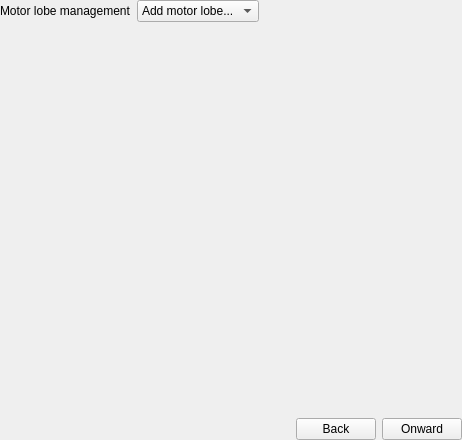
<?xml version="1.0" encoding="UTF-8"?>
<ui version="4.0">
 <class>HardwareWizard</class>
 <widget class="QWidget" name="HardwareWizard">
  <property name="geometry">
   <rect>
    <x>0</x>
    <y>0</y>
    <width>462</width>
    <height>440</height>
   </rect>
  </property>
  <property name="windowTitle">
   <string>Form</string>
  </property>
  <layout class="QVBoxLayout" name="verticalLayout">
   <property name="leftMargin">
    <number>0</number>
   </property>
   <property name="topMargin">
    <number>0</number>
   </property>
   <property name="rightMargin">
    <number>0</number>
   </property>
   <property name="bottomMargin">
    <number>0</number>
   </property>
   <item>
    <widget class="QStackedWidget" name="stackedWidget">
     <property name="currentIndex">
      <number>2</number>
     </property>
     <widget class="QWidget" name="pageController">
      <layout class="QGridLayout" name="gridLayout">
       <property name="leftMargin">
        <number>0</number>
       </property>
       <property name="topMargin">
        <number>0</number>
       </property>
       <property name="rightMargin">
        <number>0</number>
       </property>
       <property name="bottomMargin">
        <number>0</number>
       </property>
       <item row="0" column="0">
        <widget class="QLabel" name="label">
         <property name="text">
          <string>Select controller</string>
         </property>
        </widget>
       </item>
       <item row="1" column="0" colspan="2">
        <widget class="QListWidget" name="listWidgetController">
         <property name="alternatingRowColors">
          <bool>true</bool>
         </property>
         <property name="spacing">
          <number>0</number>
         </property>
         <property name="gridSize">
          <size>
           <width>32</width>
           <height>32</height>
          </size>
         </property>
        </widget>
       </item>
      </layout>
     </widget>
     <widget class="QWidget" name="pageControllerConfiguration">
      <layout class="QVBoxLayout" name="verticalLayout_2">
       <property name="leftMargin">
        <number>0</number>
       </property>
       <property name="topMargin">
        <number>0</number>
       </property>
       <property name="rightMargin">
        <number>0</number>
       </property>
       <property name="bottomMargin">
        <number>0</number>
       </property>
       <item>
        <widget class="QLabel" name="label_6">
         <property name="sizePolicy">
          <sizepolicy hsizetype="Minimum" vsizetype="Minimum">
           <horstretch>0</horstretch>
           <verstretch>0</verstretch>
          </sizepolicy>
         </property>
         <property name="text">
          <string>Controller configuration</string>
         </property>
        </widget>
       </item>
       <item>
        <widget class="QScrollArea" name="scrollAreaControllerConfiguration">
         <property name="horizontalScrollBarPolicy">
          <enum>Qt::ScrollBarAlwaysOff</enum>
         </property>
         <property name="sizeAdjustPolicy">
          <enum>QAbstractScrollArea::AdjustToContents</enum>
         </property>
         <property name="widgetResizable">
          <bool>true</bool>
         </property>
         <widget class="QWidget" name="scrollAreaWidgetContents">
          <property name="geometry">
           <rect>
            <x>0</x>
            <y>0</y>
            <width>176</width>
            <height>17</height>
           </rect>
          </property>
          <property name="sizePolicy">
           <sizepolicy hsizetype="Minimum" vsizetype="Minimum">
            <horstretch>0</horstretch>
            <verstretch>0</verstretch>
           </sizepolicy>
          </property>
          <layout class="QGridLayout" name="gridLayout_3">
           <property name="leftMargin">
            <number>0</number>
           </property>
           <property name="topMargin">
            <number>0</number>
           </property>
           <property name="rightMargin">
            <number>0</number>
           </property>
           <property name="bottomMargin">
            <number>0</number>
           </property>
           <property name="spacing">
            <number>0</number>
           </property>
           <item row="0" column="0">
            <widget class="QLabel" name="labelControllerConfigPlaceholder">
             <property name="sizePolicy">
              <sizepolicy hsizetype="Minimum" vsizetype="Minimum">
               <horstretch>0</horstretch>
               <verstretch>0</verstretch>
              </sizepolicy>
             </property>
             <property name="text">
              <string>Controller has no settings</string>
             </property>
             <property name="alignment">
              <set>Qt::AlignCenter</set>
             </property>
            </widget>
           </item>
          </layout>
         </widget>
        </widget>
       </item>
      </layout>
     </widget>
     <widget class="QWidget" name="pageMotorLobes">
      <layout class="QVBoxLayout" name="verticalLayout_4">
       <property name="leftMargin">
        <number>0</number>
       </property>
       <property name="topMargin">
        <number>0</number>
       </property>
       <property name="rightMargin">
        <number>0</number>
       </property>
       <property name="bottomMargin">
        <number>0</number>
       </property>
       <item>
        <layout class="QHBoxLayout" name="horizontalLayout_2">
         <item>
          <widget class="QLabel" name="label_7">
           <property name="sizePolicy">
            <sizepolicy hsizetype="Minimum" vsizetype="Minimum">
             <horstretch>0</horstretch>
             <verstretch>0</verstretch>
            </sizepolicy>
           </property>
           <property name="text">
            <string>Motor lobe management</string>
           </property>
          </widget>
         </item>
         <item>
          <widget class="QComboBox" name="comboBoxAddMtlobe">
           <item>
            <property name="text">
             <string>Add motor lobe...</string>
            </property>
           </item>
           <item>
            <property name="text">
             <string extracomment="Add support for a robot that moves on wheels like a car">Wheeled Motion</string>
            </property>
            <property name="icon">
             <iconset>
              <normaloff>:/icons/wheels.svg</normaloff>:/icons/wheels.svg</iconset>
            </property>
           </item>
           <item>
            <property name="text">
             <string extracomment="Add support for a robot that moves on threads like a escavator">Tracked Motion</string>
            </property>
            <property name="icon">
             <iconset>
              <normaloff>:/icons/threads.svg</normaloff>:/icons/threads.svg</iconset>
            </property>
           </item>
           <item>
            <property name="text">
             <string>Legged Motion</string>
            </property>
            <property name="icon">
             <iconset>
              <normaloff>:/icons/hexapod.svg</normaloff>:/icons/hexapod.svg</iconset>
            </property>
           </item>
           <item>
            <property name="text">
             <string extracomment="Add support for a robot that moves by multiple rotors like a quad copter">Hovering Motion</string>
            </property>
            <property name="icon">
             <iconset>
              <normaloff>:/icons/quadcopter.svg</normaloff>:/icons/quadcopter.svg</iconset>
            </property>
           </item>
          </widget>
         </item>
         <item>
          <spacer name="horizontalSpacer_2">
           <property name="orientation">
            <enum>Qt::Horizontal</enum>
           </property>
           <property name="sizeHint" stdset="0">
            <size>
             <width>40</width>
             <height>20</height>
            </size>
           </property>
          </spacer>
         </item>
        </layout>
       </item>
       <item>
        <widget class="QWidget" name="widgetMotorLobeManager" native="true">
         <property name="sizePolicy">
          <sizepolicy hsizetype="Expanding" vsizetype="Expanding">
           <horstretch>0</horstretch>
           <verstretch>0</verstretch>
          </sizepolicy>
         </property>
        </widget>
       </item>
      </layout>
     </widget>
     <widget class="QWidget" name="pageInterfaceType">
      <layout class="QVBoxLayout" name="verticalLayout_3">
       <property name="leftMargin">
        <number>0</number>
       </property>
       <property name="topMargin">
        <number>0</number>
       </property>
       <property name="rightMargin">
        <number>0</number>
       </property>
       <property name="bottomMargin">
        <number>0</number>
       </property>
       <item>
        <widget class="QLabel" name="labelInterfaceType">
         <property name="text">
          <string>Select interface type</string>
         </property>
        </widget>
       </item>
       <item>
        <widget class="QListWidget" name="listWidgetInterfaceType">
         <property name="alternatingRowColors">
          <bool>true</bool>
         </property>
         <property name="spacing">
          <number>0</number>
         </property>
         <property name="gridSize">
          <size>
           <width>32</width>
           <height>32</height>
          </size>
         </property>
         <item>
          <property name="text">
           <string>Any Serial Port such as Real RS232, USB Serial or Bluetooth Serial.</string>
          </property>
          <property name="icon">
           <iconset>
            <normaloff>:/icons/serial.svg</normaloff>:/icons/serial.svg</iconset>
          </property>
         </item>
        </widget>
       </item>
      </layout>
     </widget>
     <widget class="QWidget" name="pageSerialInterface">
      <layout class="QVBoxLayout" name="verticalLayout_5">
       <property name="leftMargin">
        <number>0</number>
       </property>
       <property name="topMargin">
        <number>0</number>
       </property>
       <property name="rightMargin">
        <number>0</number>
       </property>
       <property name="bottomMargin">
        <number>0</number>
       </property>
       <item>
        <widget class="QLabel" name="label_5">
         <property name="text">
          <string>Select serial interface. Inserted devices should show up instantly.</string>
         </property>
        </widget>
       </item>
       <item>
        <widget class="QListView" name="listViewSerialInterface">
         <property name="horizontalScrollBarPolicy">
          <enum>Qt::ScrollBarAlwaysOff</enum>
         </property>
         <property name="editTriggers">
          <set>QAbstractItemView::NoEditTriggers</set>
         </property>
         <property name="showDropIndicator" stdset="0">
          <bool>false</bool>
         </property>
         <property name="dragDropMode">
          <enum>QAbstractItemView::DragOnly</enum>
         </property>
         <property name="alternatingRowColors">
          <bool>true</bool>
         </property>
         <property name="selectionBehavior">
          <enum>QAbstractItemView::SelectRows</enum>
         </property>
         <property name="textElideMode">
          <enum>Qt::ElideMiddle</enum>
         </property>
         <property name="movement">
          <enum>QListView::Snap</enum>
         </property>
        </widget>
       </item>
      </layout>
     </widget>
     <widget class="QWidget" name="pageProtocol">
      <layout class="QGridLayout" name="gridLayout_2">
       <property name="leftMargin">
        <number>0</number>
       </property>
       <property name="topMargin">
        <number>0</number>
       </property>
       <property name="rightMargin">
        <number>0</number>
       </property>
       <property name="bottomMargin">
        <number>0</number>
       </property>
       <item row="0" column="0">
        <widget class="QLabel" name="label_3">
         <property name="text">
          <string>Select protocol</string>
         </property>
        </widget>
       </item>
       <item row="1" column="0" colspan="2">
        <widget class="QListView" name="listViewTemplate">
         <property name="alternatingRowColors">
          <bool>true</bool>
         </property>
         <property name="spacing">
          <number>0</number>
         </property>
         <property name="gridSize">
          <size>
           <width>32</width>
           <height>32</height>
          </size>
         </property>
        </widget>
       </item>
      </layout>
     </widget>
     <widget class="QWidget" name="pageConfigureSerialInterface">
      <layout class="QVBoxLayout" name="verticalLayout_6">
       <property name="leftMargin">
        <number>0</number>
       </property>
       <property name="topMargin">
        <number>0</number>
       </property>
       <property name="rightMargin">
        <number>0</number>
       </property>
       <property name="bottomMargin">
        <number>0</number>
       </property>
       <item>
        <widget class="QLabel" name="label_4">
         <property name="text">
          <string>Configure serial interface</string>
         </property>
        </widget>
       </item>
      </layout>
     </widget>
     <widget class="QWidget" name="pagePoseMapping">
      <layout class="QVBoxLayout" name="verticalLayout_7">
       <property name="leftMargin">
        <number>0</number>
       </property>
       <property name="topMargin">
        <number>0</number>
       </property>
       <property name="rightMargin">
        <number>0</number>
       </property>
       <property name="bottomMargin">
        <number>0</number>
       </property>
       <item>
        <widget class="QLabel" name="label_2">
         <property name="text">
          <string>Select and map actuators</string>
         </property>
        </widget>
       </item>
       <item>
        <widget class="PoseMappingWidget" name="widgetPoseMapping" native="true">
         <property name="sizePolicy">
          <sizepolicy hsizetype="Minimum" vsizetype="Expanding">
           <horstretch>0</horstretch>
           <verstretch>0</verstretch>
          </sizepolicy>
         </property>
        </widget>
       </item>
      </layout>
     </widget>
    </widget>
   </item>
   <item>
    <layout class="QHBoxLayout" name="horizontalLayout">
     <item>
      <spacer name="horizontalSpacer">
       <property name="orientation">
        <enum>Qt::Horizontal</enum>
       </property>
       <property name="sizeHint" stdset="0">
        <size>
         <width>40</width>
         <height>20</height>
        </size>
       </property>
      </spacer>
     </item>
     <item>
      <widget class="QPushButton" name="pushButtonBack">
       <property name="text">
        <string>Back</string>
       </property>
      </widget>
     </item>
     <item>
      <widget class="QPushButton" name="pushButtonOnward">
       <property name="text">
        <string>Onward</string>
       </property>
      </widget>
     </item>
    </layout>
   </item>
  </layout>
 </widget>
 <customwidgets>
  <customwidget>
   <class>PoseMappingWidget</class>
   <extends>QWidget</extends>
   <header location="global">../libpuppet/widgets/PoseMappingWidget.hpp</header>
   <container>1</container>
  </customwidget>
 </customwidgets>
 <resources/>
 <connections/>
</ui>
